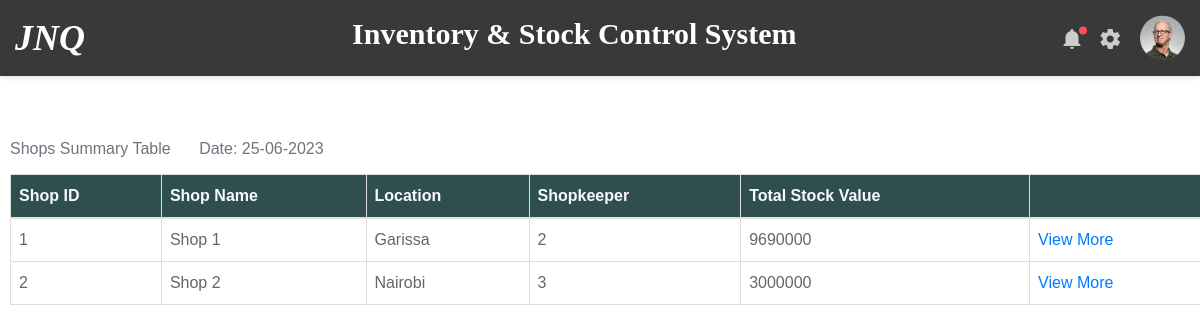
/view_shops, run on an earlier commit of the app's database.
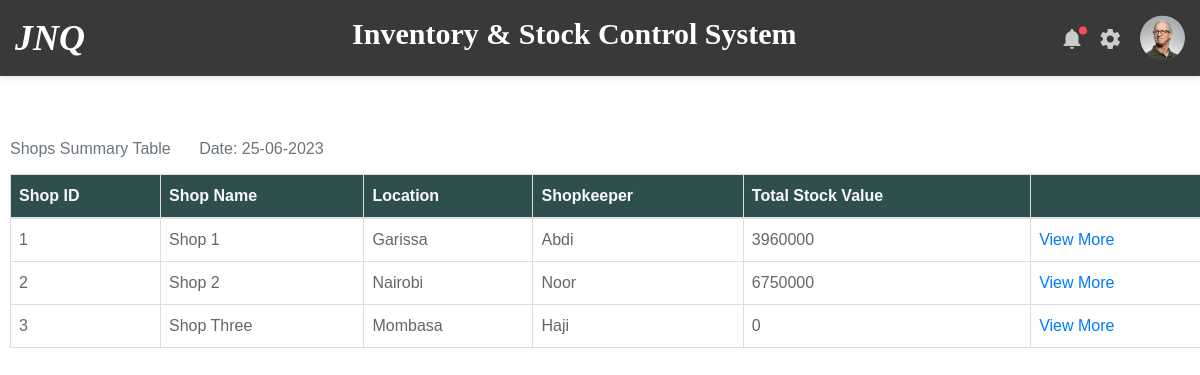
And on a later commit of the database.
### inventory/models.py (models this page shows)
class Shop(db.Model):
    id = db.Column(db.Integer, primary_key=True)
    shop_name = db.Column(db.String(100), nullable=False, unique=True)
    location = db.Column(db.String(100), nullable=False)
    shopkeeper = db.Column(db.String(100), nullable=False)
    date_registered = db.Column(db.DateTime, default=datetime.now())
    user_id = db.Column(db.Integer, db.ForeignKey('user.id'))
    stock = db.relationship('Stock', backref='shop', lazy=True)
    stock_received = db.relationship('StockReceived', backref='shop', lazy=True)
    stock_sold = db.relationship('StockSold', backref='shop', lazy=True)
    stock_in = db.relationship('StockOut', backref='shop', lazy=True)

### inventory/routes.py (the view)
@app.route('/view_shops', methods=['GET', 'POST'])
def view_shops():
    shops = Shop.query.all()
    date = today_date()
    shop_stock_lookup = {}
    for shop in shops:
        stock_value_list = []
        for product in shop.stock:
            stock_value_list.append(product.item_value)
        total_stock_value = sum(stock_value_list)
        shop_stock_lookup[shop.id] = total_stock_value
    return render_template('view_shops.html', shop_stock_lookup=shop_stock_lookup, shops=shops, date=date)

### inventory/routes.py (called while the page is built)
def today_date():
    date_today = datetime.today().strftime('%d-%m-%Y')
    return date_today

### inventory/templates/view_shops.html
{% extends 'layout.html' %}
{% block content %}
     <table class="table">
         <caption style="caption-side: top">Shops Summary Table<span class="ml-4"> Date: {{date}}</span></caption>
          <thead>
            <tr>
              <th scope="col">Shop ID</th>
              <th scope="col">Shop Name</th>
              <th scope="col">Location</th>
              <th scope="col">Shopkeeper</th>
              <th scope="col">Total Stock Value</th>
              <th scope="col"></th>
            </tr>
          </thead>
          <tbody>
          {% for shop in shops %}
            <tr>
              <td>{{ shop.id }}</td>
              <td>{{shop.shop_name }}</td>
              <td>{{shop.location}}</td>
              <td>{{ shop.shopkeeper}}</td>
              <td>{{ shop_stock_lookup[shop.id] }}</td>
              <td><a href="{{ url_for('view_shop', shop_id=shop.id )}}">View More</a></td>
            </tr>
          {% endfor %}
          </tbody>
     </table>
{% endblock %}

What changed in the data, as far as the page shows it:
changed Shop "Shop 1": shopkeeper "2" → "Abdi"; shop_stock_lookup "9690000" → "3960000"
changed Shop "Shop 2": shopkeeper "3" → "Noor"; shop_stock_lookup "3000000" → "6750000"
added Shop: id "3", shop_name "Shop Three", location "Mombasa", shopkeeper "Haji", shop_stock_lookup "0"
